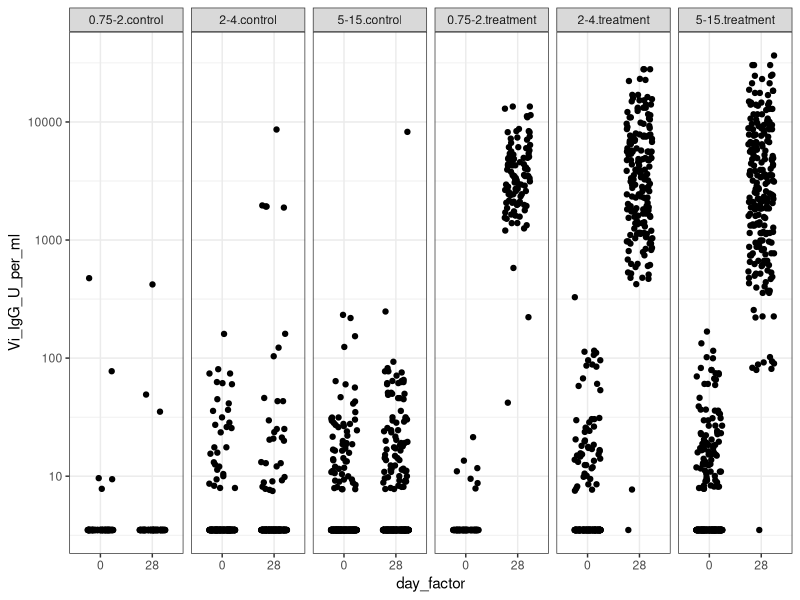
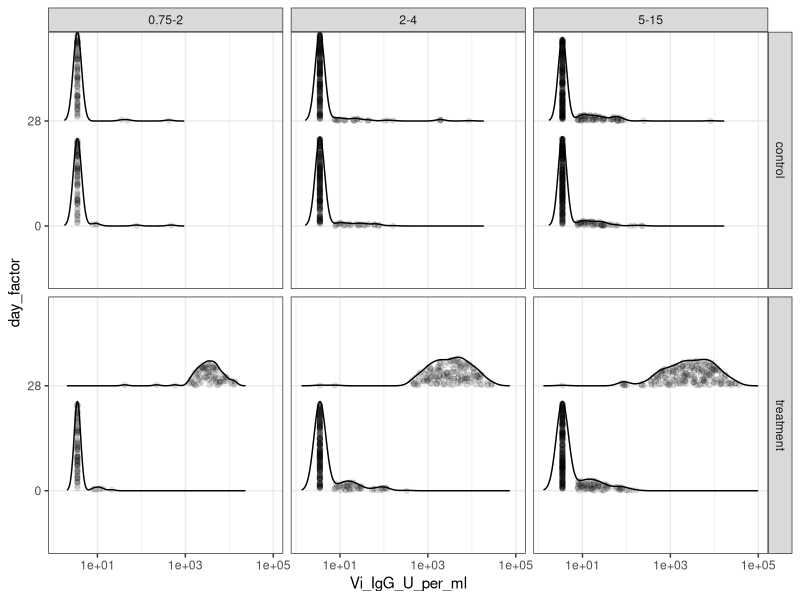
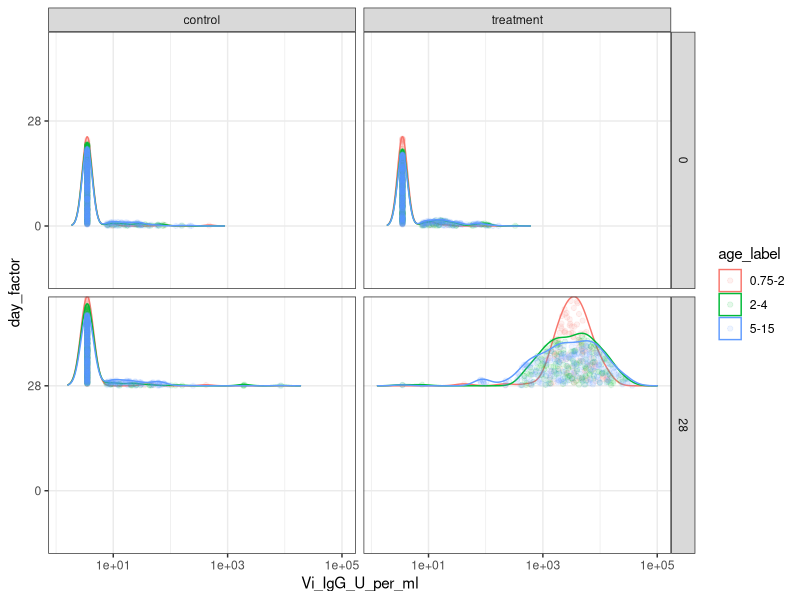
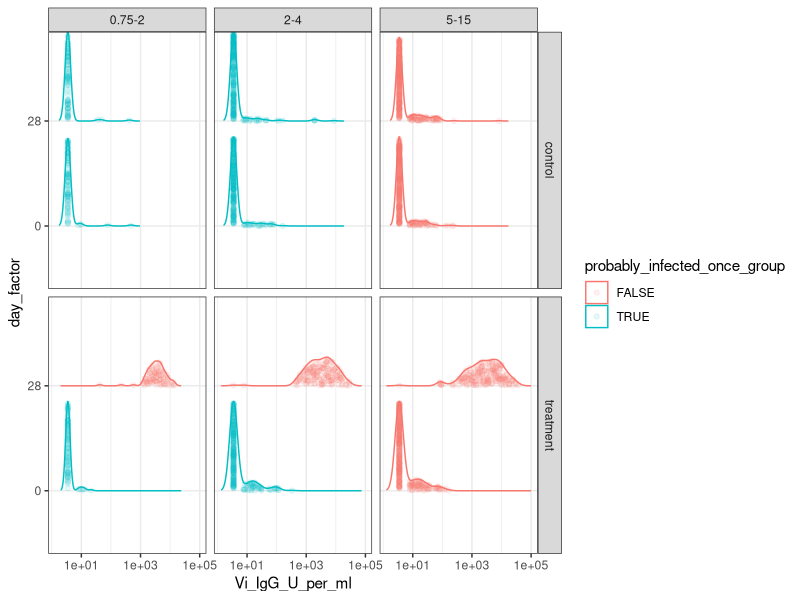
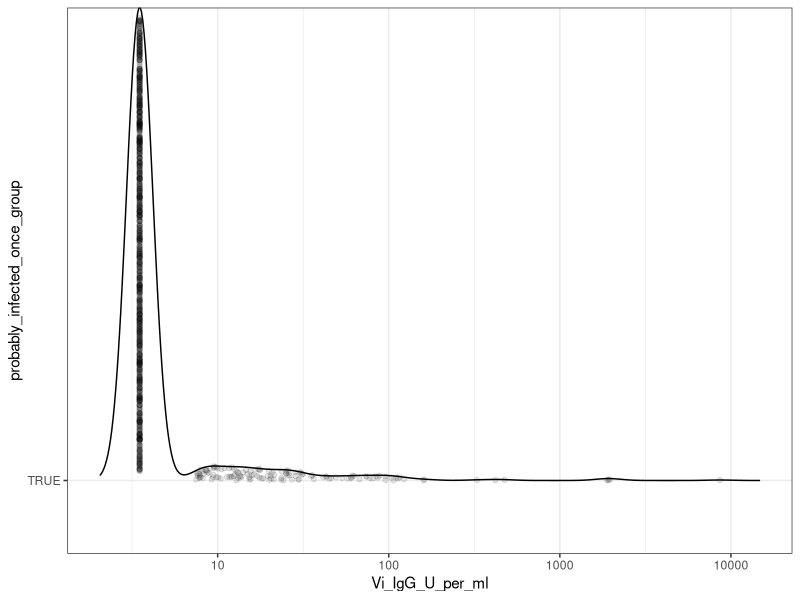
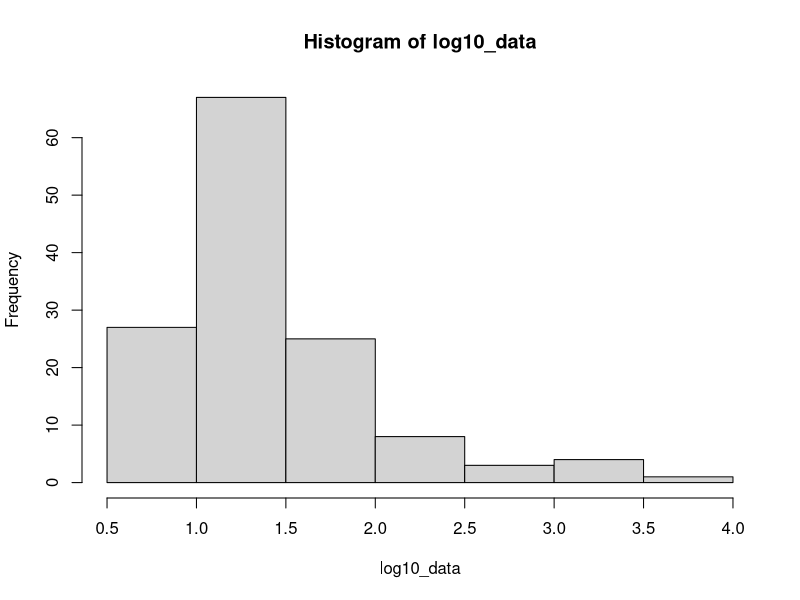

Write the R code that produced these figures, in order.
# explore true negative vs below limit of detection



library(tidyverse)
library(ggridges)
library(MASS)
library(stats4)


# efficacy data
d_titer = readxl::read_excel('data/typhoid_vaccine_study_data.xlsx',sheet = 'Qadri2021_pre_post_given_positi')  |>
  mutate(day=as.numeric(day),
         Vi_IgG_U_per_ml=as.numeric(Vi_IgG_U_per_ml),
         age_min_years = as.numeric(age_lower),
         age_max_years = as.numeric(age_upper)) |>
  mutate(age_mean=1/2*(age_min_years + age_max_years)) |>
  mutate(age_label = factor(paste(age_min_years,'-',age_max_years,sep=''))) |>
  mutate(age_label = reorder(age_label, age_mean)) |>
  mutate(day_factor=factor(day,levels=sort(unique(day)))) |>
  mutate(grouping_var = interaction(age_label,group)) |>
  uncount(N)

names(d_titer)


ggplot(d_titer,aes(x=day_factor,y=Vi_IgG_U_per_ml)) +
  facet_grid('~grouping_var') +
  geom_jitter(width=0.25) +
  theme_bw() +
  scale_y_continuous(trans='log10')

ggplot(d_titer,aes(y=day_factor,x=Vi_IgG_U_per_ml)) +
  facet_grid('group~age_label') +
  geom_density_ridges(jittered_points = TRUE, fill = NA, scale = 0.85,alpha=0.1) +
  theme_bw() +
  scale_x_continuous(trans='log10')

ggplot(d_titer,aes(y=day_factor,x=Vi_IgG_U_per_ml,color=age_label)) +
  facet_grid('day~group') +
  geom_density_ridges(jittered_points = TRUE, fill = NA, scale = 0.85,alpha=0.1) +
  theme_bw() +
  scale_x_continuous(trans='log10')


# best signle guess at a once-infected-ish group is 0.75-2 and 2-4  controls + day 0 treatments
d_titer = d_titer |> mutate(probably_infected_once_group = 
                              (age_min_years<5 & !(group=='treatment' & day==28)))

ggplot(d_titer,aes(y=day_factor,x=Vi_IgG_U_per_ml,color=probably_infected_once_group)) +
  facet_grid('group~age_label') +
  geom_density_ridges(jittered_points = TRUE, fill = NA, scale = 0.85,alpha=0.1) +
  theme_bw() +
  scale_x_continuous(trans='log10')

ggplot(d_titer |> filter(probably_infected_once_group==TRUE),
       aes(y=probably_infected_once_group,x=Vi_IgG_U_per_ml))+
  geom_density_ridges(jittered_points = TRUE, fill = NA, scale = 0.85,alpha=0.1) +
  theme_bw() +
  scale_x_continuous(trans='log10')



# defined left-truncated normal distribution
dtnorm<- function(x, mean, sd, lower=0, upper=Inf) {
  tmp = dnorm(x, mean, sd)/(pnorm(upper, mean, sd)-pnorm(lower, mean, sd))
  tmp[x<lower]=0
  return(tmp)
}
ptnorm <- function(x, mean, sd, lower=0, upper=Inf) {
  (pnorm(x,mean,sd) - pnorm(lower,mean,sd)) / 
    (pnorm(upper,mean,sd) - pnorm(lower,mean,sd))
}


TLN_likelihood = function(x,mu,sd,lower=log10(7),upper=Inf){
  sum(dtnorm(x, mu, sd,lower,upper))
}

log10_data=log10(d_titer$Vi_IgG_U_per_ml[d_titer$probably_infected_once_group & d_titer$Vi_IgG_U_per_ml>7])
mean(log10_data)
sd(log10_data)
TLN_likelihood(x=log10_data,mu=1.44,sd=0.55)

mod = fitdistr( x=log10_data, 
              TLN_likelihood, 
              method="L-BFGS-B",
              start=list(mu=1.44,sd=0.54),
              lower=c(0,0.3),upper=c(5,3),
              hessian=TRUE)

TLN_likelihood = function(mu,sd){
  sum(dtnorm(log10_data, mu, sd,lower=log10(7),upper=Inf))
}

mod = mle(
                TLN_likelihood, 
                method="L-BFGS-B",
                start=list(mu=1.44,sd=0.54),
                lower=c(-Inf,0.01),upper=c(Inf,3))

summary(mod)

hist(log10_data)
